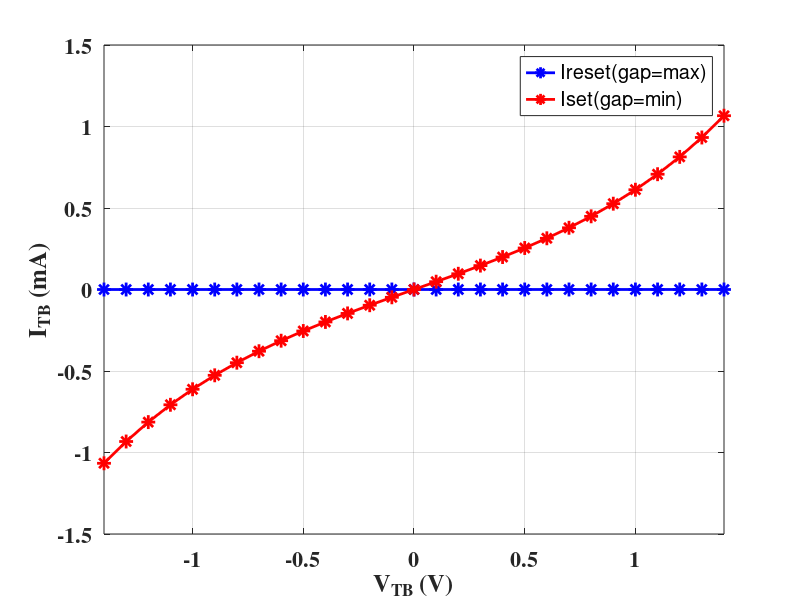
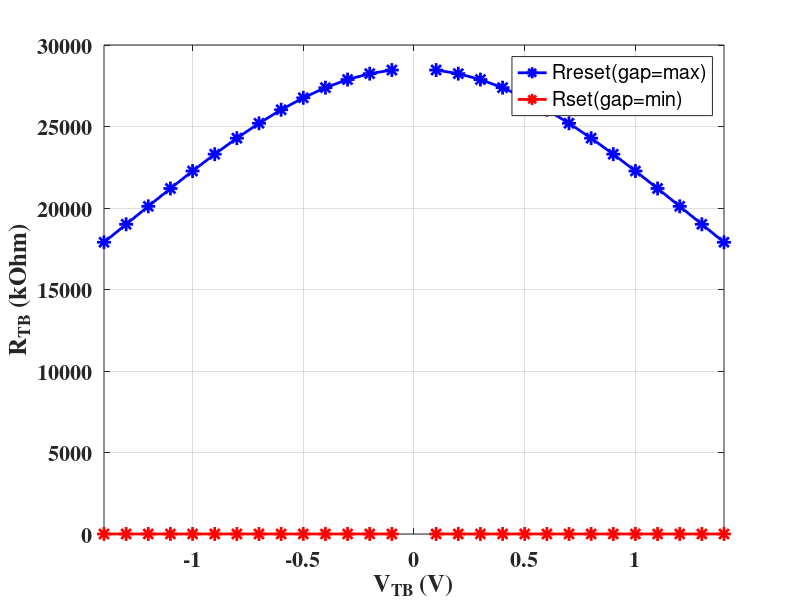
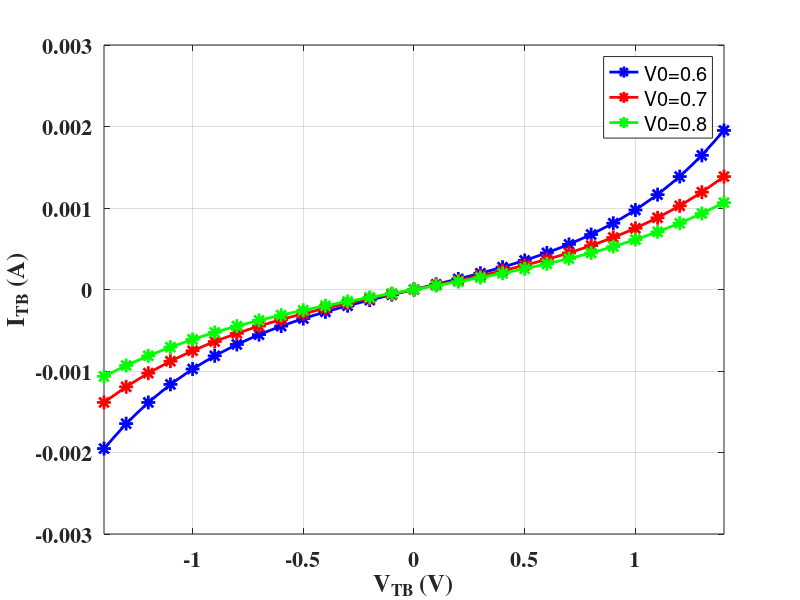
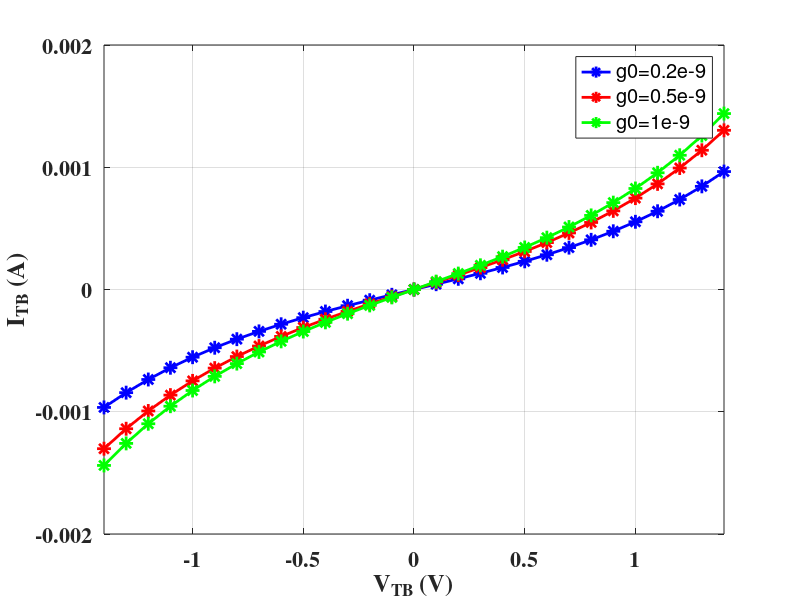

The MATLAB source for these figures, in order:
clear all
close all
%% Constants and physical parameters
kb = 1.38e-23;
q = 1.6e-19;
% threshold temperature for signficant random variations
T_crit = 450;
% Variation fitting parameters
T_smth = 500;
% Initial room temperature in devices
T_ini = 273+25;
% minimum field requirement to enhance gap formation, F_min
F_min = 1.4e9;
% Thermal resistance
Rth = 2.1e3;
% oxide thickness
%tox = 12e-9;
tox = 10e-9;
% random seed
rand_seed_ini = 0;
% time step 
time_step = 1e-9;

%% Default Device parameters
%gap_max = 1.7e-9; % Fitting parameter for Ireset
%gap_min = 0.2e-9; % Fitting parameter for Iset
%g0 = 0.25e-9; % Fitting parameter for slope rate of Iset/Ireset
%V0 = 0.25; % Fitting parameter for slope rate of Iset/Ireset
%I0 = 1000e-6; % Fitting paramete for current
% gamma0 = 28; %controls the Vset and Vreset (speed of increase/decrease gap)

%% Fit Device parameters:
% Vset = Vreset = 1.2V
% Iset,max = 500uA
% RLRS = 2.4kOhm, RHRS = 20MOhm
%gap_max = 2.48e-9;
%gap_min = 0.10e-9;
%g0 = 0.25e-9;
%V0 = 0.8;
%I0 = 570e-6;
%beta = 1e-2;
%gamma0 = 12;
%Vel0 = 0.4;
% Atom spacing
%a0 = 0.35e-9/10;
%Ea = 0.12;

%% Fit Device parameters:
% Vset = Vreset = 1.1V
% Iset,max = 500uA
% RLRS = 2.4kOhm, RHRS = 23MOhm
gap_max = 2.48e-9;
gap_min = 0.10e-9;
g0 = 0.25e-9;
V0 = 0.8;
I0 = 570e-6;
beta = 1e-2;
gamma0 = 13;
Vel0 = 0.68;
% Atom spacing
a0 = 0.2e-10;
Ea = 0.147;

% Vset = Vreset = 1.0V
% Iset,max = 500uA
% RLRS = 2.4kOhm, RHRS = 23MOhm
%gap_max = 2.48e-9;
%gap_min = 0.10e-9;
%g0 = 0.25e-9;
%V0 = 0.8;
%I0 = 570e-6;
%beta = 1e-2;
%gamma0 = 14;
%Vel0 = 0.7;
% Atom spacing
%a0 = 0.268e-10;
%Ea = 0.14;

%% Fit Device parameters:
% Vset = Vreset = 0.9V
% Iset,max = 500uA
% RLRS = 1.8kOhm, RHRS = 20MOhm
%gap_max = 2.48e-9;
%gap_min = 0.10e-9;
%g0 = 0.25e-9;
%V0 = 0.8;
%I0 = 570e-6;
%beta = 1e-2;
%gamma0 = 17;
%Vel0 = 0.7;
% Atom spacing
%a0 = 0.268e-10;
%Ea = 0.165;

%% Fit Device parameters:
% Vset = Vreset = 0.6V
% Iset,max = 500uA
% RLRS = 1.8kOhm, RHRS = 20MOhm
%gap_max = 2.48e-9;
%gap_min = 0.10e-9;
%g0 = 0.25e-9;
%V0 = 0.8;
%I0 = 570e-6;
%beta = 1e-2;
%gamma0 = 18;
%Vel0 = 0.7;
% Atom spacing
%a0 = 0.268e-10;
%Ea = 0.165;


%% Fit Device parameters:
% Vset = Vreset = 0.3V
% Iset,max = 500uA
% RLRS = 1.8kOhm, RHRS = 20MOhm
%gap_max = 2.48e-9;
%gap_min = 0.10e-9;
%g0 = 0.25e-9;
%V0 = 0.8;
%I0 = 570e-6;
%beta = 1e-2;
%gamma0 = 48;
%Vel0 = 0.7;
% Atom spacing
%a0 = 0.268e-10;
%Ea = 0.165;

%% Fit Device parameters:
% Vset = Vreset = 0.2V
% Iset,max = 500uA
% RLRS = 1.8kOhm, RHRS = 20MOhm
%gap_max = 2.48e-9;
%gap_min = 0.10e-9;
%g0 = 0.25e-9;
%V0 = 0.8;
%I0 = 570e-6;
%beta = 1e-2;
%gamma0 = 75;
%Vel0 = 0.7;
% Atom spacing
%a0 = 0.268e-10;
%Ea = 0.165;

%% I-V equation
Vtb = -1.5:0.1:1.5;
%Vtb = -1.8:0.1:1.8;
gap = gap_min:0.1e-9:gap_max;
iv_legend = [{'Ireset(gap=max)'}, {'Iset(gap=min)'}];
Itb_reset = I0 * exp(-gap_max/g0) * sinh(Vtb/V0);
Itb_set = I0 * exp(-gap_min/g0) * sinh(Vtb/V0);

res_legend = [{'Rreset(gap=max)'}, {'Rset(gap=min)'}];
Rtb_reset = Vtb./Itb_reset;
Rtb_set = Vtb./Itb_set;
disp('Rtb_set(kOhm):');
disp(Rtb_set/1e3);
disp('Rtb_reset(MOhm):');
disp(Rtb_reset/1e6);

disp_vtb_max = 1.4;
disp_vtb_min = -1.4;

%% I-V Data for Sweep V0
V0_sweep = [0.6,0.7,0.8]; % [0,10]
V0_sweep_legend = [{'V0=0.6'}, {'V0=0.7'}, {'V0=0.8'}];
Itb_set_V0_1 = I0 * exp(-gap_min/g0) * sinh(Vtb/V0_sweep(1));
Itb_set_V0_2 = I0 * exp(-gap_min/g0) * sinh(Vtb/V0_sweep(2));
Itb_set_V0_3 = I0 * exp(-gap_min/g0) * sinh(Vtb/V0_sweep(3));

%% I-V Data for Sweep g0
g0_sweep = [0.2e-9,0.5e-9,1e-9]; % (0,2e-9);
g0_sweep_legend = [{'g0=0.2e-9'}, {'g0=0.5e-9'}, {'g0=1e-9'}];
Itb_set_g0_1 = I0 * exp(-gap_min/g0_sweep(1)) * sinh(Vtb/V0);
Itb_set_g0_2 = I0 * exp(-gap_min/g0_sweep(2)) * sinh(Vtb/V0);
Itb_set_g0_3 = I0 * exp(-gap_min/g0_sweep(3)) * sinh(Vtb/V0);

%% Fig.1: plot the I-V characteristic Set&Reset
fig_handle1 = figure;
plot(Vtb, Itb_reset/1e-3, 'b-*', 'LineWidth', 2, 'MarkerSize', 10);
hold on
plot(Vtb, Itb_set/1e-3, 'r-*', 'LineWidth', 2, 'MarkerSize', 10);
hold on
xlabel('V_{TB} (V)', 'FontSize', 18, 'FontWeight', 'bold', 'FontName', 'Times');
set(gca,'xlim',[-1.4 1.4],'Fontsize',16, 'FontWeight','bold', 'FontName', 'Times');
ylabel('I_{TB} (mA)', 'FontSize', 18, 'FontWeight', 'bold', 'FontName', 'Times');
set(gca, 'Fontsize', 16, 'FontWeight', 'bold', 'FontName', 'Times');
hleg = legend(iv_legend);
grid on

%% Fig.2: plot the R-V characteristic Set&Reset
fig_handle2 = figure;
plot(Vtb, Rtb_reset/1e3, 'b-*', 'LineWidth', 2, 'MarkerSize', 10);
hold on
plot(Vtb, Rtb_set/1e3, 'r-*', 'LineWidth', 2, 'MarkerSize', 10);
hold on
xlabel('V_{TB} (V)', 'FontSize', 18, 'FontWeight', 'bold', 'FontName', 'Times');
set(gca,'xlim',[disp_vtb_min disp_vtb_max],'Fontsize',16, 'FontWeight','bold', 'FontName', 'Times');
ylabel('R_{TB} (kOhm)', 'FontSize', 18, 'FontWeight', 'bold', 'FontName', 'Times');
set(gca, 'Fontsize', 16, 'FontWeight', 'bold', 'FontName', 'Times');
hleg = legend(res_legend);
grid on

%% Fig.3: Sweep V0 for I-V characeristic 
fig_handle3 = figure;
plot(Vtb, Itb_set_V0_1, 'b-*', 'LineWidth', 2, 'MarkerSize', 10);
hold on
plot(Vtb, Itb_set_V0_2, 'r-*', 'LineWidth', 2, 'MarkerSize', 10);
hold on
plot(Vtb, Itb_set_V0_3, 'g-*', 'LineWidth', 2, 'MarkerSize', 10);
hold on
xlabel('V_{TB} (V)', 'FontSize', 18, 'FontWeight', 'bold', 'FontName', 'Times');
set(gca,'xlim',[disp_vtb_min disp_vtb_max],'Fontsize',16, 'FontWeight','bold', 'FontName', 'Times');
ylabel('I_{TB} (A)', 'FontSize', 18, 'FontWeight', 'bold', 'FontName', 'Times');
set(gca, 'Fontsize', 16, 'FontWeight', 'bold', 'FontName', 'Times');
hleg = legend(V0_sweep_legend);
grid on

%% Fig.4: Sweep g0 for I-V characeristic 
fig_handle4 = figure;
plot(Vtb, Itb_set_g0_1, 'b-*', 'LineWidth', 2, 'MarkerSize', 10);
hold on
plot(Vtb, Itb_set_g0_2, 'r-*', 'LineWidth', 2, 'MarkerSize', 10);
hold on
plot(Vtb, Itb_set_g0_3, 'g-*', 'LineWidth', 2, 'MarkerSize', 10);
hold on
xlabel('V_{TB} (V)', 'FontSize', 18, 'FontWeight', 'bold', 'FontName', 'Times');
set(gca,'xlim',[disp_vtb_min disp_vtb_max],'Fontsize',16, 'FontWeight','bold', 'FontName', 'Times');
ylabel('I_{TB} (A)', 'FontSize', 18, 'FontWeight', 'bold', 'FontName', 'Times');
set(gca, 'Fontsize', 16, 'FontWeight', 'bold', 'FontName', 'Times');
hleg = legend(g0_sweep_legend);
grid on

%% Fig. 5: plot Field - Vtb
gamma0_sweep = [gamma0,10,8]; % (0,20);
gamma0_sweep_legend = [{['gamma0=', num2str(gamma0)]}, {'gamma0=10'}, {'gamma0=8'}];

gamma = gamma0 - beta * (gap_max/1e-9)^3;
F = (gamma*abs(Vtb)/tox);

F_gamma0_1 = ((gamma0_sweep(1) - beta*(gap_max/1e-9)^3)*abs(Vtb)/tox);
F_gamma0_2 = ((gamma0_sweep(2) - beta*(gap_max/1e-9)^3)*abs(Vtb)/tox);
F_gamma0_3 = ((gamma0_sweep(3) - beta*(gap_max/1e-9)^3)*abs(Vtb)/tox);

fig_handle5 = figure;
plot(Vtb, F_gamma0_1/1e9, 'b-*', 'LineWidth', 2, 'MarkerSize', 10);
hold on
plot(Vtb, F_gamma0_2/1e9, 'r-*', 'LineWidth', 2, 'MarkerSize', 10);
hold on
plot(Vtb, F_gamma0_3/1e9, 'g-*', 'LineWidth', 2, 'MarkerSize', 10);
hold on
plot(Vtb, F_min/1e9, 'r-*', 'LineWidth', 2, 'MarkerSize', 10);
hold on
xlabel('V_{TB} (V)', 'FontSize', 18, 'FontWeight', 'bold', 'FontName', 'Times');
ylabel('Field strength(1e9), reach F_min will invoke set process', 'FontSize', 18, 'FontWeight', 'bold', 'FontName', 'Times');
set(gca,'xlim',[disp_vtb_min disp_vtb_max],'Fontsize',16, 'FontWeight','bold', 'FontName', 'Times');
set(gca, 'Fontsize', 16, 'FontWeight', 'bold', 'FontName', 'Times');
hleg = legend(gamma0_sweep_legend);
grid on

%% Fig. 6: plot gap_ddt - Vtb
Vel0_sweep = [Vel0, 0.8, 0.9]; % (0,20);
Vel0_sweep_legend = [{['Vel0=',num2str(Vel0)]}, {'Vel0=0.8'}, {'Vel0=0.9'}];

T_cur = T_ini;
gap_ddt = zeros(1,length(Vtb));
gap_dt = zeros(1,length(Vtb));
for i = 1:1:length(Vtb)
  gap_ddt(i) = -Vel0*exp(-q*Ea/kb/T_cur)*sinh(gamma*a0/tox*q*Vtb(i)/kb/T_cur);
  gap_dt(i) = gap_ddt(i)*time_step; 
  gap_dt_Vel0_1(i) = gap_ddt(i)/(Vel0)*Vel0_sweep(1)*time_step; 
  gap_dt_Vel0_2(i) = gap_ddt(i)/(Vel0)*Vel0_sweep(2)*time_step; 
  gap_dt_Vel0_3(i) = gap_ddt(i)/(Vel0)*Vel0_sweep(3)*time_step; 
end

fig_handle6 = figure;
plot(Vtb, gap_dt_Vel0_1/gap_max, 'b-*', 'LineWidth', 2, 'MarkerSize', 10);
hold on
plot(Vtb, gap_dt_Vel0_2/gap_max, 'r-*', 'LineWidth', 2, 'MarkerSize', 10);
hold on
plot(Vtb, gap_dt_Vel0_3/gap_max, 'g-*', 'LineWidth', 2, 'MarkerSize', 10);
hold on
xlabel('V_{TB} (V)', 'FontSize', 18, 'FontWeight', 'bold', 'FontName', 'Times');
ylabel('gap change per time step (#. of gap_max)', 'FontSize', 18, 'FontWeight', 'bold', 'FontName', 'Times');
set(gca, 'Fontsize', 16, 'FontWeight', 'bold', 'FontName', 'Times');
hleg = legend(Vel0_sweep_legend);
grid on

%% Fig. 7: plot gamma - beta
beta_sweep = [beta, 0.02, 0.05]; % (0,20);
beta_sweep_legend = [{['beta=',num2str(beta)]}, {'beta=0.02'}, {'beta=0.05'}];

gap = gap_min: 0.1*(gap_max-gap_min): gap_max;
for i=1:1:length(gap)
gamma_beta_1(i) = gamma0 - beta_sweep(1)*((gap(i)/(1e-9))^3);
gamma_beta_2(i) = gamma0 - beta_sweep(2)*((gap(i)/(1e-9))^3);
gamma_beta_3(i) = gamma0 - beta_sweep(3)*((gap(i)/(1e-9))^3);
end
fig_handle7 = figure;
plot(gap, gamma_beta_1, 'b-*', 'LineWidth', 2, 'MarkerSize', 10);
hold on
plot(gap, gamma_beta_2, 'r-*', 'LineWidth', 2, 'MarkerSize', 10);
hold on
plot(gap, gamma_beta_3, 'g-*', 'LineWidth', 2, 'MarkerSize', 10);
hold on
xlabel('gap', 'FontSize', 18, 'FontWeight', 'bold', 'FontName', 'Times');
ylabel('gamma', 'FontSize', 18, 'FontWeight', 'bold', 'FontName', 'Times');
set(gca, 'Fontsize', 16, 'FontWeight', 'bold', 'FontName', 'Times');
hleg = legend(beta_sweep_legend);
grid on

%% Fig. 8: plot gap_ddt - Vtb
Ea_sweep = [Ea, 0.12, 0.15]; % (0,1);
Ea_sweep_legend = [{['Ea=',num2str(Ea)]}, {'Ea=0.12'}, {'Ea=0.15'}];

T_cur = T_ini;
gap_ddt = zeros(1,length(Vtb));
gap_dt = zeros(1,length(Vtb));
for i = 1:1:length(Vtb)
  gap_ddt_Ea_1(i) = -Vel0*exp(-q*Ea_sweep(1)/kb/T_cur)*sinh(gamma*a0/tox*q*Vtb(i)/kb/T_cur);
  gap_dt_Ea_1(i) = gap_ddt_Ea_1(i)*time_step; 
  gap_ddt_Ea_2(i) = -Vel0*exp(-q*Ea_sweep(2)/kb/T_cur)*sinh(gamma*a0/tox*q*Vtb(i)/kb/T_cur);
  gap_dt_Ea_2(i) = gap_ddt_Ea_2(i)*time_step; 
  gap_ddt_Ea_3(i) = -Vel0*exp(-q*Ea_sweep(3)/kb/T_cur)*sinh(gamma*a0/tox*q*Vtb(i)/kb/T_cur);
  gap_dt_Ea_3(i) = gap_ddt_Ea_3(i)*time_step; 
end

fig_handle8 = figure;
plot(Vtb, gap_dt_Ea_1/gap_max, 'b-*', 'LineWidth', 2, 'MarkerSize', 10);
hold on
plot(Vtb, gap_dt_Ea_2/gap_max, 'r-*', 'LineWidth', 2, 'MarkerSize', 10);
hold on
plot(Vtb, gap_dt_Ea_3/gap_max, 'g-*', 'LineWidth', 2, 'MarkerSize', 10);
hold on
xlabel('V_{TB} (V)', 'FontSize', 18, 'FontWeight', 'bold', 'FontName', 'Times');
ylabel('gap change per time step (#. of gap_max)', 'FontSize', 18, 'FontWeight', 'bold', 'FontName', 'Times');
set(gca, 'Fontsize', 16, 'FontWeight', 'bold', 'FontName', 'Times');
hleg = legend(Ea_sweep_legend);
grid on

%% Fig. 9: plot gap_ddt - a0
a0_sweep = [a0, 0.3e-10, 0.35e-10]; % (0,1);
a0_sweep_legend = [{['a0=',num2str(a0)]}, {'a0=0.3e-10'}, {'a0=0.35e-10'}];

T_cur = T_ini;
gap_ddt = zeros(1,length(Vtb));
gap_dt = zeros(1,length(Vtb));
for i = 1:1:length(Vtb)
  gap_ddt_a0_1(i) = -Vel0*exp(-q*Ea/kb/T_cur)*sinh(gamma*a0_sweep(1)/tox*q*Vtb(i)/kb/T_cur);
  gap_dt_a0_1(i) = gap_ddt_a0_1(i)*time_step; 
  gap_ddt_a0_2(i) = -Vel0*exp(-q*Ea/kb/T_cur)*sinh(gamma*a0_sweep(2)/tox*q*Vtb(i)/kb/T_cur);
  gap_dt_a0_2(i) = gap_ddt_a0_2(i)*time_step; 
  gap_ddt_a0_3(i) = -Vel0*exp(-q*Ea/kb/T_cur)*sinh(gamma*a0_sweep(3)/tox*q*Vtb(i)/kb/T_cur);
  gap_dt_a0_3(i) = gap_ddt_a0_3(i)*time_step; 
end

fig_handle8 = figure;
plot(Vtb, gap_dt_a0_1/gap_max, 'b-*', 'LineWidth', 2, 'MarkerSize', 10);
hold on
plot(Vtb, gap_dt_a0_2/gap_max, 'r-*', 'LineWidth', 2, 'MarkerSize', 10);
hold on
plot(Vtb, gap_dt_a0_3/gap_max, 'g-*', 'LineWidth', 2, 'MarkerSize', 10);
hold on
xlabel('V_{TB} (V)', 'FontSize', 18, 'FontWeight', 'bold', 'FontName', 'Times');
ylabel('gap change per time step (#. of gap_max)', 'FontSize', 18, 'FontWeight', 'bold', 'FontName', 'Times');
set(gca, 'Fontsize', 16, 'FontWeight', 'bold', 'FontName', 'Times');
hleg = legend(a0_sweep_legend);
grid on
